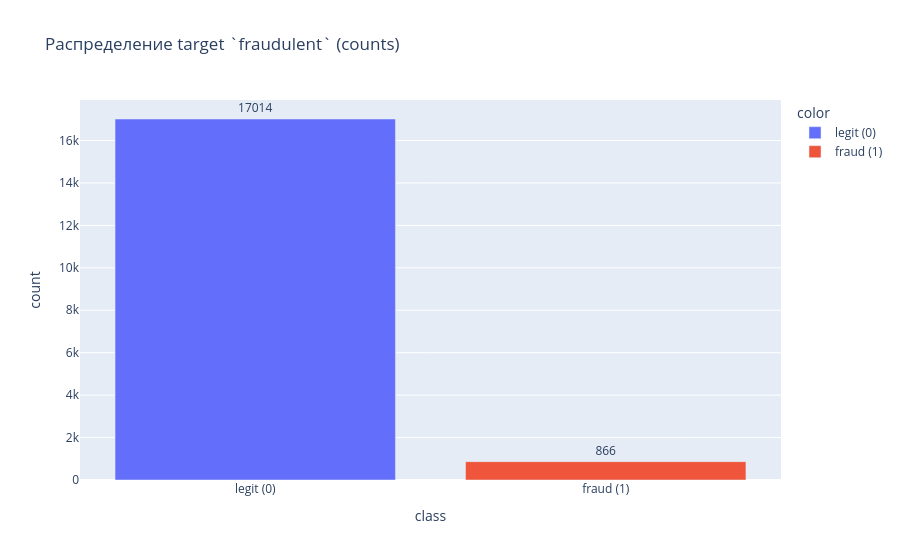
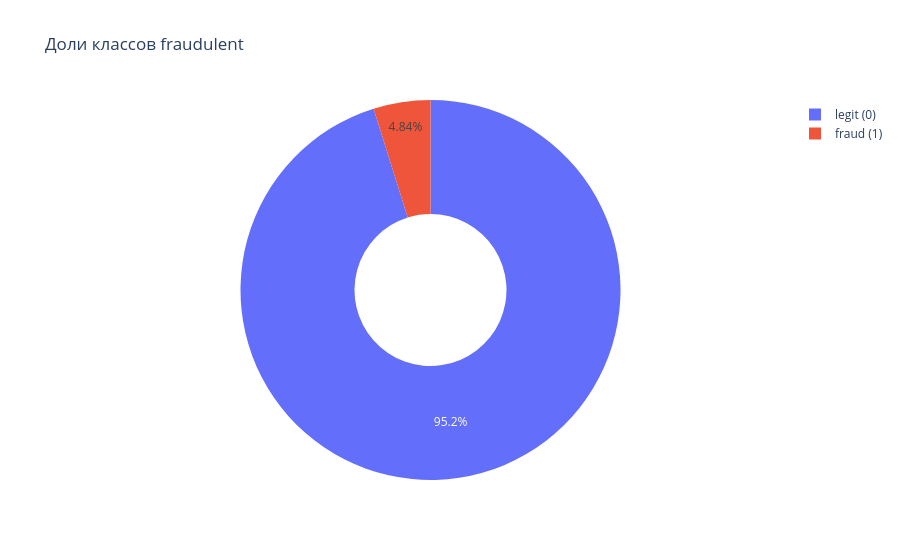

Source (notebook cell) for these figures, in order:
### Markdown cell above
## 2. Распределение таргета `fraudulent`
Сильный дисбаланс классов — ключевой фактор при выборе стратегии моделирования (class_weight / SMOTE / threshold tuning).

### Code cell
vc = DF[TARGET].value_counts().sort_index()
total = len(DF)
n0 = int(vc.get(0, 0))
n1 = int(vc.get(1, 0))
print('TARGET value_counts:')
print(vc)
print(f'\nClass 0 (legit): {n0} ({n0/total*100:.2f}%)')
print(f'Class 1 (fraud): {n1} ({n1/total*100:.2f}%)')
print(f'Imbalance ratio (neg/pos): {n0/max(n1,1):.2f}:1')
print(f'Positive rate: {n1/total:.4f}')

# Plot 1 — bar chart
fig1 = px.bar(
    x=['legit (0)', 'fraud (1)'],
    y=[n0, n1],
    title='Распределение target `fraudulent` (counts)',
    labels={'x': 'class', 'y': 'count'},
    color=['legit (0)', 'fraud (1)'],
    text=[n0, n1]
)
fig1.update_traces(textposition='outside')
FIGS.append(fig1)
fig1.show()

# Plot 2 — pie
fig2 = px.pie(
    names=['legit (0)', 'fraud (1)'],
    values=[n0, n1],
    title='Доли классов fraudulent',
    hole=0.4
)
FIGS.append(fig2)
fig2.show()

### Figure 1 — Plotly figure (JSON) as saved in the notebook; plotly's stock layout.template omitted (floating-point values rounded to 4 significant figures)
{"data": [{"hovertemplate": "color=legit (0)<br>class=%{x}<br>count=%{y}<br>text=%{text}<extra></extra>", "legendgroup": "legit (0)", "marker": {"color": "#636efa", "pattern": {"shape": ""}}, "name": "legit (0)", "orientation": "v", "showlegend": true, "text": [17010.0], "textposition": "outside", "type": "bar", "x": ["legit (0)"], "xaxis": "x", "y": [17014], "yaxis": "y"}, {"hovertemplate": "color=fraud (1)<br>class=%{x}<br>count=%{y}<br>text=%{text}<extra></extra>", "legendgroup": "fraud (1)", "marker": {"color": "#EF553B", "pattern": {"shape": ""}}, "name": "fraud (1)", "orientation": "v", "showlegend": true, "text": [866.0], "textposition": "outside", "type": "bar", "x": ["fraud (1)"], "xaxis": "x", "y": [866], "yaxis": "y"}], "layout": {"barmode": "relative", "legend": {"title": {"text": "color"}, "tracegroupgap": 0}, "title": {"text": "Распределение target `fraudulent` (counts)"}, "xaxis": {"anchor": "y", "domain": [0.0, 1.0], "title": {"text": "class"}}, "yaxis": {"anchor": "x", "domain": [0.0, 1.0], "title": {"text": "count"}}}}

### Figure 2 — Plotly figure (JSON) as saved in the notebook; plotly's stock layout.template omitted (floating-point values rounded to 4 significant figures)
{"data": [{"domain": {"x": [0.0, 1.0], "y": [0.0, 1.0]}, "hole": 0.4, "hovertemplate": "label=%{label}<br>value=%{value}<extra></extra>", "labels": ["legit (0)", "fraud (1)"], "legendgroup": "", "name": "", "showlegend": true, "type": "pie", "values": [17014, 866]}], "layout": {"legend": {"tracegroupgap": 0}, "title": {"text": "Доли классов fraudulent"}}}
